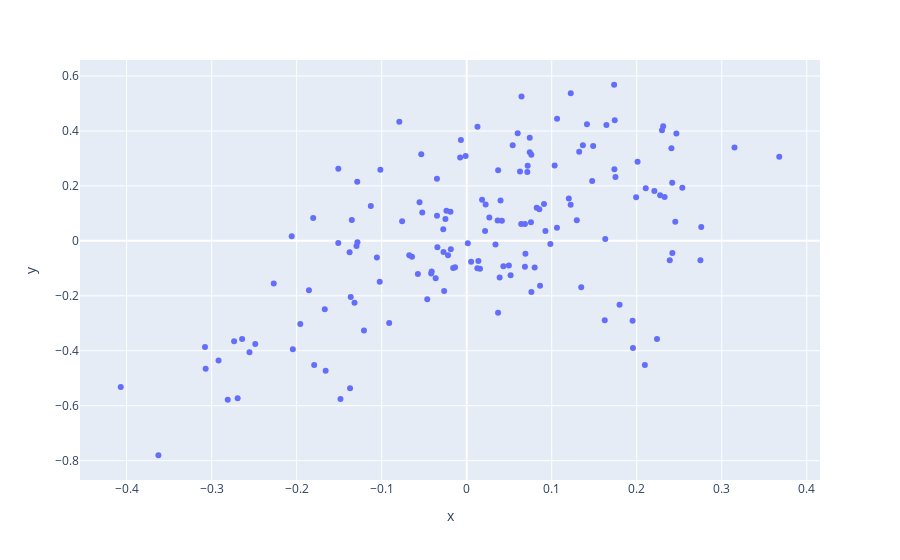

This figure's notebook cell:
### Code cell
fig = px.scatter(x=reg2_fittedvalues,y=Y)
fig.show()

### Figure 1 — Plotly figure (JSON) as saved in the notebook; plotly's stock layout.template omitted (floating-point values rounded to 4 significant figures; data arrays with more than 128 entries replaced by an {"elided": "..."} marker saying what was removed)
{"data": [{"hoverlabel": {"namelength": 0}, "hovertemplate": "x=%{x}<br>y=%{y}", "legendgroup": "", "marker": {"color": "#636efa", "symbol": "circle"}, "mode": "markers", "name": "", "showlegend": false, "type": "scatter", "x": {"elided": "151 float values"}, "xaxis": "x", "y": {"elided": "151 float values"}, "yaxis": "y"}], "layout": {"legend": {"tracegroupgap": 0}, "margin": {"t": 60}, "xaxis": {"anchor": "y", "domain": [0, 1], "title": {"text": "x"}}, "yaxis": {"anchor": "x", "domain": [0, 1], "title": {"text": "y"}}}}
